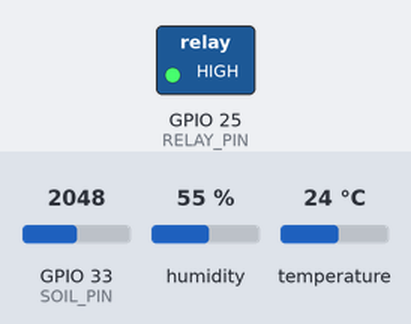
A sketch run on a simulated ESP32. Parts: switched loads named in the sketch (green lamp = pin HIGH). The inputs (shaded band) are chosen by the test bench; at power-on: GPIO 33 (SOIL_PIN) = 2048, humidity 55 %, temperature 24 °C. WiFi joins after 1.5 s; servers stay silent unless stated; no MQTT or app messages arrive unless stated; what the sketch prints to the serial monitor is not drawn.

Above: at 4.1 s.
At 9.1 s:
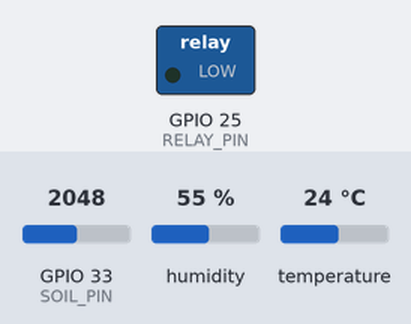
Timing chart, 0 to 14.6 s (numbered marks = the images above):
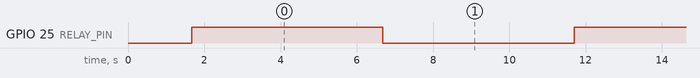

The sketch:

sketch_jun30b.ino
```cpp
#include <WiFi.h>
#include <PubSubClient.h>
#include <DHT.h>

// ===== Konfigurasi WiFi & MQTT =====
const char* ssid = "Yasashi";                 // Ganti dengan SSID WiFi kamu
const char* password = "heriyasashi";         // Ganti dengan password WiFi kamu
const char* mqtt_server = "192.168.144.248";  // IP address dari broker Mosquitto
const char* mqtt_user = "esp32user";          // Ganti dengan username MQTT kamu
const char* mqtt_pass = "123456789";           // Ganti dengan password MQTT kamu

// ===== Pin ESP32 =====
#define RELAY_PIN 25
#define DHT_PIN 32
#define SOIL_PIN 33
#define DHT_TYPE DHT11

DHT dht(DHT_PIN, DHT_TYPE);
WiFiClient espClient;
PubSubClient client(espClient);

// ===== Fuzzyfikasi Suhu =====
float fsDingin(float t) {
  if (t <= 15) return 1;
  if (t > 15 && t <= 23) return (23 - t) / (23 - 15);
  return 0;
}
float fsAgakDingin(float t) {
  if (t > 15 && t <= 23) return (t - 15) / (23 - 15);
  if (t > 23 && t <= 27) return (27 - t) / (27 - 23);
  return 0;
}
float fsNormal(float t) {
  if (t < 23) return 0;
  if (t <= 27) return (t - 23) / (27 - 23);
  if (t <= 31) return (31 - t) / (31 - 27);
  return 0;
}
float fsPanas(float t) {
  if (t > 27 && t <= 35) return (t - 27) / (35 - 27);
  if (t > 35) return 1;
  return 0;
}

// ===== Fuzzyfikasi Kelembapan Tanah =====
float fkKering(float k) {
  if (k <= 40) return 1;
  if (k > 40 && k <= 60) return (60 - k) / (60 - 40);
  return 0;
}
float fkLembab(float k) {
  if (k < 27) return 0;
  if (k <= 50) return (k - 27) / (50 - 27);
  if (k <= 75) return (75 - k) / (75 - 50);
  return 0;
}
float fkBasah(float k) {
  if (k > 60 && k <= 100) return (k - 60) / (100 - 60);
  return 0;
}

// ===== Inferensi dan Defuzzifikasi =====
float inferensi(float suhu, float kelembapan) {
  float md[12];
  float dr[12] = {5, 5, 0, 5, 5, 0, 5, 5, 0, 5, 5, 0};

  float fs[4] = {fsDingin(suhu), fsAgakDingin(suhu), fsNormal(suhu), fsPanas(suhu)};
  float fk[3] = {fkKering(kelembapan), fkLembab(kelembapan), fkBasah(kelembapan)};

  md[0] = min(fs[0], fk[0]);
  md[1] = min(fs[0], fk[1]);
  md[2] = min(fs[0], fk[2]);
  md[3] = min(fs[1], fk[0]);
  md[4] = min(fs[1], fk[1]);
  md[5] = min(fs[1], fk[2]);
  md[6] = min(fs[2], fk[0]);
  md[7] = min(fs[2], fk[1]);
  md[8] = min(fs[2], fk[2]);
  md[9] = min(fs[3], fk[0]);
  md[10] = min(fs[3], fk[1]);
  md[11] = min(fs[3], fk[2]);

  float totalWeighted = 0;
  float totalInference = 0;

  for (int i = 0; i < 12; i++) {
    totalWeighted += md[i] * dr[i];
    totalInference += md[i];
  }

  if (totalInference == 0) return 0;
  return totalWeighted / totalInference;
}

// ===== Koneksi WiFi =====
void setup_wifi() {
  delay(100);
  Serial.println("Menghubungkan ke WiFi...");
  WiFi.begin(ssid, password);
  while (WiFi.status() != WL_CONNECTED) {
    delay(500);
    Serial.print(".");
  }
  Serial.println("\nWiFi Terhubung!");
}

// ===== Reconnect MQTT =====
void reconnect() {
  while (!client.connected()) {
    Serial.print("Menghubungkan MQTT...");
    if (client.connect("ESP32Client", mqtt_user, mqtt_pass)) {
      Serial.println("Berhasil!");
      client.subscribe("tanaman/perintah");  // Optional: jika ingin langganan
    } else {
      Serial.print("Gagal. rc=");
      Serial.print(client.state());
      Serial.println(" Retry...");
      delay(2000);
    }
  }
}

void setup() {
  Serial.begin(115200);
  dht.begin();
  pinMode(RELAY_PIN, OUTPUT);
  setup_wifi();
  client.setServer(mqtt_server, 1883);
}

void loop() {
  if (!client.connected()) {
    reconnect();
  }
  client.loop();

  float suhu = dht.readTemperature();  // suhu dari DHT11
  int soilValue = analogRead(SOIL_PIN);
  float kelembapanTanah = map(soilValue, 4095, 0, 0, 100);  // ubah ke %

  float durasiPenyiraman = inferensi(suhu, kelembapanTanah);
  durasiPenyiraman = constrain(durasiPenyiraman, 0, 5);

  if (durasiPenyiraman > 0) {
    digitalWrite(RELAY_PIN, HIGH);
    delay(durasiPenyiraman * 1000);
    digitalWrite(RELAY_PIN, LOW);
  } else {
    digitalWrite(RELAY_PIN, LOW);
  }

  String payload = String("{\"suhu\":") + suhu +
                   ",\"kelembapan_tanah\":" + kelembapanTanah +
                   ",\"durasi\":" + durasiPenyiraman + "}";

  client.publish("tanaman/status", payload.c_str());

  Serial.println(payload);

  delay(5000); // Delay 5 detik sebelum loop berikutnya
}
 
```

Measured:
- by itself, GPIO 25 (RELAY_PIN): alternates HIGH for 5.0 s and LOW for 5.0 s
